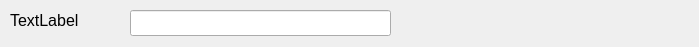
<?xml version="1.0" encoding="UTF-8"?>
<ui version="4.0">
 <class>Form</class>
 <widget class="QWidget" name="Form">
  <property name="geometry">
   <rect>
    <x>0</x>
    <y>0</y>
    <width>699</width>
    <height>47</height>
   </rect>
  </property>
  <property name="windowTitle">
   <string>Form</string>
  </property>
  <widget class="QLabel" name="label">
   <property name="geometry">
    <rect>
     <x>10</x>
     <y>10</y>
     <width>91</width>
     <height>21</height>
    </rect>
   </property>
   <property name="font">
    <font>
     <pointsize>12</pointsize>
    </font>
   </property>
   <property name="text">
    <string>TextLabel</string>
   </property>
  </widget>
  <widget class="QLineEdit" name="lineEdit">
   <property name="geometry">
    <rect>
     <x>130</x>
     <y>10</y>
     <width>261</width>
     <height>26</height>
    </rect>
   </property>
  </widget>
 </widget>
 <resources/>
 <connections/>
</ui>
